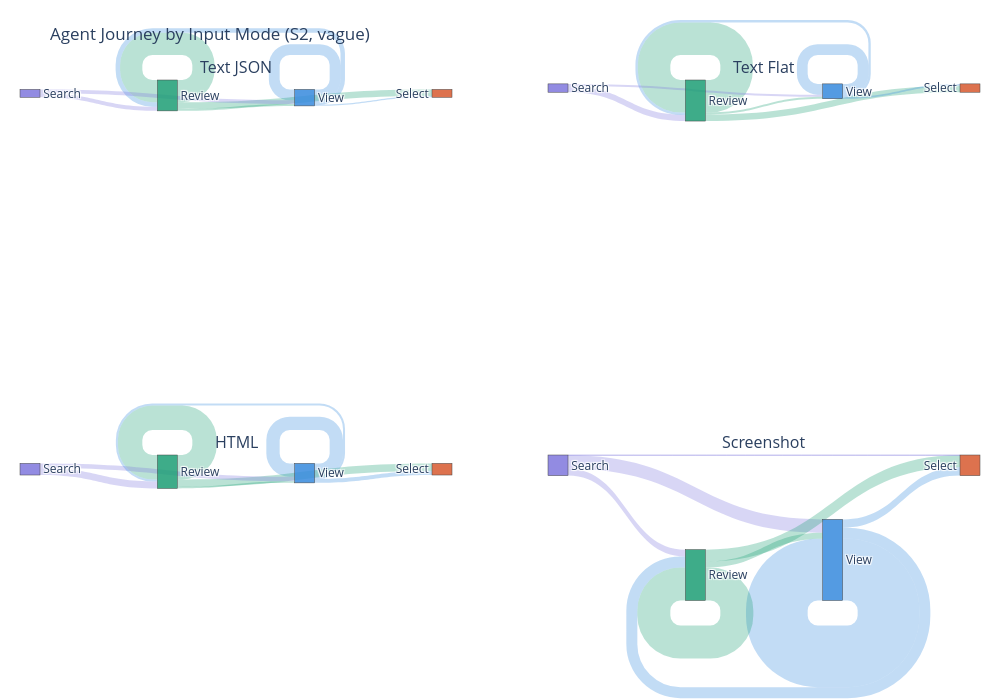

Write notebook code for a chart like this one.
### Code cell
import plotly.graph_objects as go
from plotly.subplots import make_subplots

label_map = {'S': 'Search', 'R': 'Review', 'V': 'View', 'P': 'Select'}
nodes = ['Search', 'Review', 'View', 'Select']
node_idx = {v: i for i, v in enumerate(nodes)}

color_node = [
    'rgba(127,119,221,0.85)',
    'rgba(29,158,117,0.85)',
    'rgba(55,138,221,0.85)',
    'rgba(216,90,48,0.85)',
]
color_link = {
    'S': 'rgba(127,119,221,0.3)',
    'R': 'rgba(29,158,117,0.3)',
    'V': 'rgba(55,138,221,0.3)',
    'P': 'rgba(216,90,48,0.3)',
}

fig = make_subplots(rows=2, cols=2,
    subplot_titles=['Text JSON','Text Flat','HTML','Screenshot'],
    specs=[[{"type":"sankey"},{"type":"sankey"}],[{"type":"sankey"},{"type":"sankey"}]])

for idx, (m, ml) in enumerate(zip(MODES, MODE_LABELS)):
    sub = s2[s2['inputMode']==m]
    trans = {}
    total = 0
    for seq_str, cnt in sub['toolCallSequence'].value_counts().items():
        steps = [s.strip() for s in seq_str.split(' -> ')]
        for i in range(len(steps)-1):
            pair = (steps[i], steps[i+1])
            trans[pair] = trans.get(pair, 0) + cnt
        total += cnt
    
    sources, targets, values, lcolors = [], [], [], []
    for (src, tgt), val in sorted(trans.items(), key=lambda x: -x[1]):
        if src in label_map and tgt in label_map:
            sources.append(node_idx[label_map[src]])
            targets.append(node_idx[label_map[tgt]])
            values.append(val)
            lcolors.append(color_link[src])
    
    row, col = idx//2+1, idx%2+1
    fig.add_trace(go.Sankey(
        node=dict(pad=20, thickness=20, label=nodes, color=color_node),
        link=dict(source=sources, target=targets, value=values, color=lcolors),
    ), row=row, col=col)

fig.update_layout(
    title_text='Agent Journey by Input Mode (S2, vague)',
    font=dict(size=12), width=1000, height=700,
    margin=dict(l=20, r=20, t=80, b=20),
)
fig.show()

### Figure 1 — Plotly figure (JSON) as saved in the notebook; plotly's stock layout.template omitted (floating-point values rounded to 4 significant figures)
{"data": [{"domain": {"x": [0, 0.45], "y": [0.625, 1]}, "link": {"color": ["rgba(29,158,117,0.3)", "rgba(55,138,221,0.3)", "rgba(29,158,117,0.3)", "rgba(55,138,221,0.3)", "rgba(127,119,221,0.3)", "rgba(127,119,221,0.3)", "rgba(29,158,117,0.3)", "rgba(55,138,221,0.3)"], "source": [1, 2, 1, 2, 0, 0, 1, 2], "target": [1, 2, 3, 1, 1, 2, 2, 3], "value": [676, 329, 204, 136, 126, 114, 58, 36]}, "node": {"color": ["rgba(127,119,221,0.85)", "rgba(29,158,117,0.85)", "rgba(55,138,221,0.85)", "rgba(216,90,48,0.85)"], "label": ["Search", "Review", "View", "Select"], "pad": 20, "thickness": 20}, "type": "sankey"}, {"domain": {"x": [0.55, 1], "y": [0.625, 1]}, "link": {"color": ["rgba(29,158,117,0.3)", "rgba(55,138,221,0.3)", "rgba(29,158,117,0.3)", "rgba(127,119,221,0.3)", "rgba(55,138,221,0.3)", "rgba(127,119,221,0.3)", "rgba(29,158,117,0.3)", "rgba(55,138,221,0.3)"], "source": [1, 2, 1, 0, 2, 0, 1, 2], "target": [1, 2, 3, 1, 1, 2, 2, 3], "value": [936, 309, 189, 177, 67, 63, 55, 51]}, "node": {"color": ["rgba(127,119,221,0.85)", "rgba(29,158,117,0.85)", "rgba(55,138,221,0.85)", "rgba(216,90,48,0.85)"], "label": ["Search", "Review", "View", "Select"], "pad": 20, "thickness": 20}, "type": "sankey"}, {"domain": {"x": [0, 0.45], "y": [0, 0.375]}, "link": {"color": ["rgba(29,158,117,0.3)", "rgba(55,138,221,0.3)", "rgba(29,158,117,0.3)", "rgba(127,119,221,0.3)", "rgba(127,119,221,0.3)", "rgba(55,138,221,0.3)", "rgba(55,138,221,0.3)", "rgba(29,158,117,0.3)"], "source": [1, 2, 1, 0, 0, 2, 2, 1], "target": [1, 2, 3, 1, 2, 3, 1, 2], "value": [504, 275, 155, 144, 96, 85, 42, 31]}, "node": {"color": ["rgba(127,119,221,0.85)", "rgba(29,158,117,0.85)", "rgba(55,138,221,0.85)", "rgba(216,90,48,0.85)"], "label": ["Search", "Review", "View", "Select"], "pad": 20, "thickness": 20}, "type": "sankey"}, {"domain": {"x": [0.55, 1], "y": [0, 0.375]}, "link": {"color": ["rgba(55,138,221,0.3)", "rgba(29,158,117,0.3)", "rgba(127,119,221,0.3)", "rgba(29,158,117,0.3)", "rgba(55,138,221,0.3)", "rgba(55,138,221,0.3)", "rgba(127,119,221,0.3)", "rgba(29,158,117,0.3)", "rgba(127,119,221,0.3)"], "source": [2, 1, 0, 1, 2, 2, 0, 1, 0], "target": [2, 1, 2, 3, 1, 3, 1, 2, 3], "value": [718, 384, 156, 138, 128, 98, 80, 70, 4]}, "node": {"color": ["rgba(127,119,221,0.85)", "rgba(29,158,117,0.85)", "rgba(55,138,221,0.85)", "rgba(216,90,48,0.85)"], "label": ["Search", "Review", "View", "Select"], "pad": 20, "thickness": 20}, "type": "sankey"}], "layout": {"annotations": [{"font": {"size": 16}, "showarrow": false, "text": "Text JSON", "x": 0.225, "xanchor": "center", "xref": "paper", "y": 1, "yanchor": "bottom", "yref": "paper"}, {"font": {"size": 16}, "showarrow": false, "text": "Text Flat", "x": 0.775, "xanchor": "center", "xref": "paper", "y": 1, "yanchor": "bottom", "yref": "paper"}, {"font": {"size": 16}, "showarrow": false, "text": "HTML", "x": 0.225, "xanchor": "center", "xref": "paper", "y": 0.375, "yanchor": "bottom", "yref": "paper"}, {"font": {"size": 16}, "showarrow": false, "text": "Screenshot", "x": 0.775, "xanchor": "center", "xref": "paper", "y": 0.375, "yanchor": "bottom", "yref": "paper"}], "font": {"size": 12}, "height": 700, "margin": {"b": 20, "l": 20, "r": 20, "t": 80}, "title": {"text": "Agent Journey by Input Mode (S2, vague)"}, "width": 1000}}
